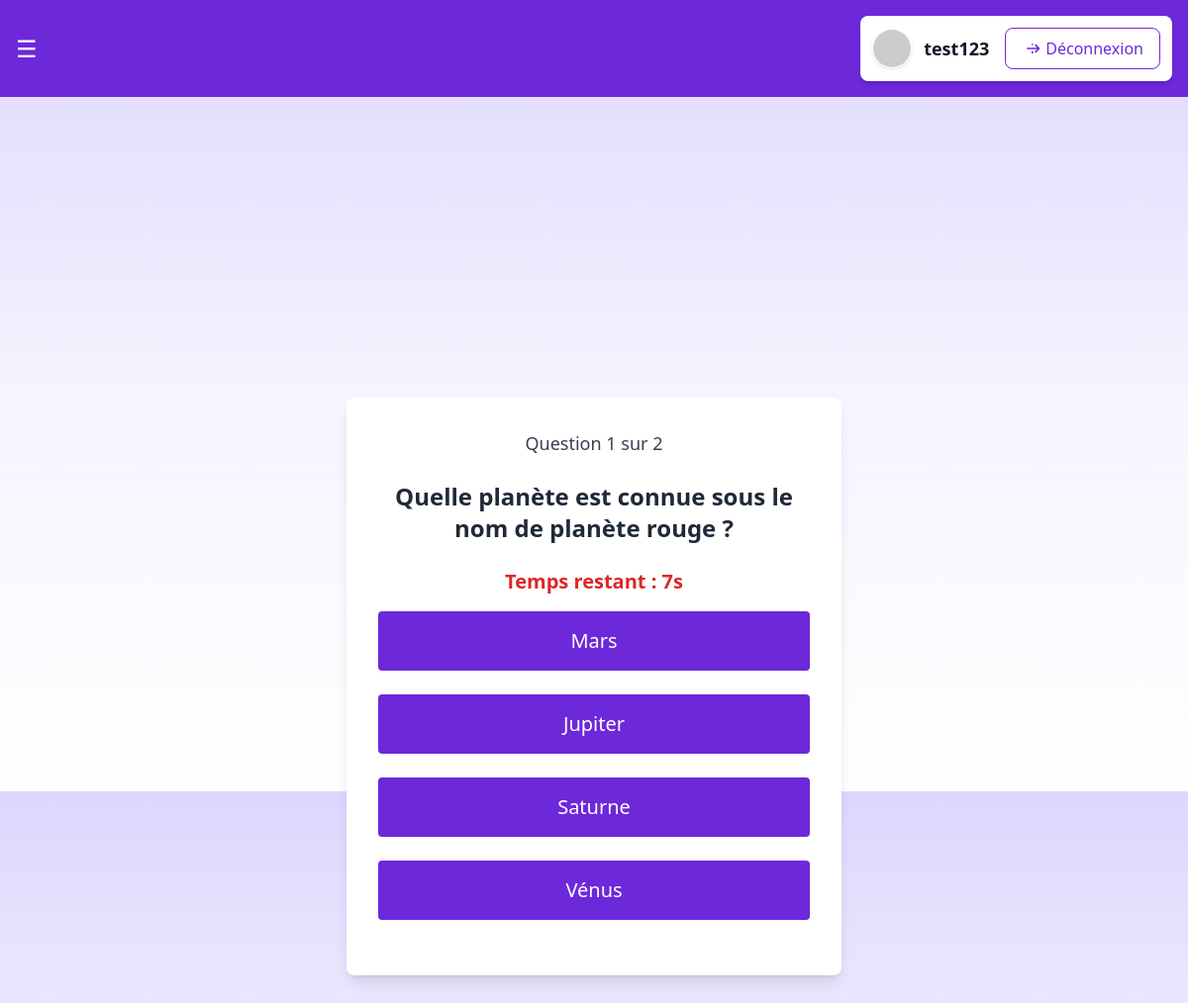
Screenshot of /views/quiz.php?qcm_id=4 (signed in) with the database file from the repository.
### tables this page shows
CREATE TABLE IF NOT EXISTS `questions` (
  `id` int NOT NULL AUTO_INCREMENT,
  `qcm_id` int DEFAULT NULL,
  `texte_question` text NOT NULL,
  `type_question` enum('qcm','qcs') NOT NULL DEFAULT 'qcm',
  `feedback` text,
  `cree_le` timestamp NOT NULL DEFAULT CURRENT_TIMESTAMP,
  `mis_a_jour_le` timestamp NOT NULL DEFAULT CURRENT_TIMESTAMP ON UPDATE CURRENT_TIMESTAMP,
  PRIMARY KEY (`id`),
  KEY `qcm_id` (`qcm_id`)
);

CREATE TABLE IF NOT EXISTS `reponses_utilisateur` (
  `id` int NOT NULL AUTO_INCREMENT,
  `question_id` int DEFAULT NULL,
  `texte_reponse` text NOT NULL,
  `est_correcte` tinyint(1) NOT NULL DEFAULT '0',
  `cree_le` timestamp NOT NULL DEFAULT CURRENT_TIMESTAMP,
  `mis_a_jour_le` timestamp NOT NULL DEFAULT CURRENT_TIMESTAMP ON UPDATE CURRENT_TIMESTAMP,
  PRIMARY KEY (`id`),
  KEY `question_id` (`question_id`)
);

### bdd/Database.php (called while the page is built, shortened)
<?php
class Database
{
    public function __construct()
    {
        $dotenv = Dotenv::createImmutable(__DIR__ . '/..');
        $this->host = $_ENV['DB_HOST'] ?? 'localhost';
        $this->dbname = $_ENV['DB_NAME'] ?? 'qcm_platform';
        $this->username = $_ENV['DB_USERNAME'] ?? 'root';
        $this->password = $_ENV['DB_PASSWORD'] ?? '';
        try {
            $this->conn = new PDO(
                "mysql:host=$this->host;dbname=$this->dbname;charset=utf8mb4",
                $this->username,
                $this->password,
                [PDO::ATTR_ERRMODE => PDO::ERRMODE_EXCEPTION]
            );
        } catch (PDOException $e) {
            die("Erreur de connexion à la base de données : " . $e->getMessage());
        }
    }
}

### controllers/QuizController.php (called while the page is built, shortened)
<?php
require_once '../models/Quiz.php';
require_once '../bdd/database.php';
class QuizController
{
    public $quiz;
    public function __construct()
    {
        $this->quiz = new Quiz();
    }
    public function startQuiz($qcm_id, $utilisateur_id)
    {
        $questions = $this->quiz->getQuestionsByQcmId($qcm_id);
    }
    public function getCurrentQuestion()
    {
        return $_SESSION['questions'][$_SESSION['currentQuestion']];
    }
}

### models/Quiz.php (called while the page is built, shortened)
<?php
require_once dirname(__DIR__) . '/bdd/Database.php';
class Quiz
{
    private $pdo;
    public function __construct()
    {
        $this->pdo = (new Database())->conn;
    }
    public function getQuestionsByQcmId($qcm_id)
    {
        $stmt = $this->pdo->prepare("SELECT * FROM questions WHERE qcm_id = ?");
        $stmt->execute([$qcm_id]);
        return $stmt->fetchAll(PDO::FETCH_ASSOC);
    }
    public function getReponses($question_id)
    {
        $stmt = $this->pdo->prepare("SELECT * FROM reponses_utilisateur WHERE question_id = ?");
        $stmt->execute([$question_id]);
        $reponses = $stmt->fetchAll(PDO::FETCH_ASSOC);
        return $reponses;
    }
}

### views/quiz.php (the view, shortened to what this page needs)
<?php
require_once '../controllers/QuizController.php';
require_once '../models/Quiz.php';
require_once '../bdd/database.php';
$quizController = new QuizController();
$utilisateur_id = $_SESSION['user_id'];
$qcm_id = $_GET['qcm_id'] ?? 1;
if (!isset($_SESSION['quiz_started']) || $_SESSION['current_qcm'] != $qcm_id) {
    $quizController->startQuiz($qcm_id, $utilisateur_id);
}
$currentQuestion = $quizController->getCurrentQuestion();
?>
<!DOCTYPE html>
<html lang="fr">
<head>
    <script src="https://cdn.tailwindcss.com"></script>
</head>
<body>
    <?php include 'menu.php'; ?>
    <nav class="bg-violet-700 p-4 flex justify-between items-center w-full">
        <button onclick="openMenu()" class="text-white text-2xl">&#9776;</button>
        <?php if (isset($_SESSION['nom_utilisateur'])): ?>
            <div class="flex items-center space-x-4 p-3 rounded-lg shadow-md bg-white">
                <div class="flex items-center space-x-3">
                    <img src="https://ui-avatars.com/api/?name=<?= urlencode($_SESSION['nom_utilisateur']); ?>&background=6B46C1&color=fff&size=40"
                        alt="Avatar" class="w-10 h-10 rounded-full border border-white shadow">
                    <span class="text-gray-900 font-bold text-lg"><?= htmlspecialchars($_SESSION['nom_utilisateur']); ?></span>
                </div>
                <a href="../controllers/logout.php" class="flex items-center bg-white text-violet-700 px-4 py-2 rounded-lg border border-violet-700 hover:bg-violet-100 transition font-medium">
                    <svg xmlns="http://www.w3.org/2000/svg" class="h-5 w-5 mr-1 text-violet-700" fill="none" viewBox="0 0 24 24" stroke="currentColor">
                        <path stroke-linecap="round" stroke-linejoin="round" stroke-width="2" d="M17 16l4-4m0 0l-4-4m4 4H7m6 4v1m0-10V7" />
                    </svg>
                    Déconnexion
                </a>
            </div>
        <?php endif; ?>
    </nav>
    <div class="flex justify-center items-center h-screen">
        <div class="bg-white p-8 rounded-lg shadow-lg w-[500px] text-center">
            <p class="text-lg mb-6 text-gray-700">
                Question <?= $_SESSION['currentQuestion'] + 1 ?> sur <?= count($_SESSION['questions']) ?>
            </p>
            <h2 class="text-2xl font-semibold mb-6 text-gray-800">
                <?= htmlspecialchars($currentQuestion['texte_question'] ?? 'Question non disponible'); ?>
            </h2>
            <p class="text-red-600 text-xl font-bold mb-4">Temps restant : <span id="timer">10s</span></p>
            <form method="POST" id="quizForm">
                <?php
                $reponses = $quizController->quiz->getReponses($currentQuestion['id']);
                if (!$reponses) {
                    echo "<p class='text-red-500'>Aucune réponse disponible.</p>";
                } else {
                    foreach ($reponses as $reponse) :
                        $texteReponse = $reponse['texte_reponse'] ?? 'Réponse non disponible';
                ?>
                        <button type="submit" name="answer" value="<?= $reponse['id']; ?>"
                            class="bg-violet-700 text-white px-6 py-4 rounded mb-6 hover:bg-violet-800 w-full text-xl">
                            <?= htmlspecialchars($texteReponse); ?>
                        </button>
                <?php
                    endforeach;
                }
                ?>
            </form>
        </div>
    </div>
</body>
</html>

### views/quiz.php (style rules this page uses)
body { background: linear-gradient(to bottom, rgba(195, 181, 253, 0.55), rgba(237, 233, 254, 0.5), rgba(255, 255, 255, 1)); min-height: 100vh; display: flex; flex-direction: column; align-items: center; }

### rows the page displays
questions: texte_question "Quelle planète est connue sous le nom de planète rouge ?"
reponses_utilisateur: $reponse['id'] 74 (drawn), texte_reponse "Mars"
reponses_utilisateur: $reponse['id'] 75 (drawn), texte_reponse "Jupiter"
reponses_utilisateur: $reponse['id'] 76 (drawn), texte_reponse "Saturne"
reponses_utilisateur: $reponse['id'] 77 (drawn), texte_reponse "Vénus"

### other values shown
$_SESSION['nom_utilisateur'] "test123"
$_SESSION['currentQuestion'] + 1 "1"
count($_SESSION['questions']) "2"
